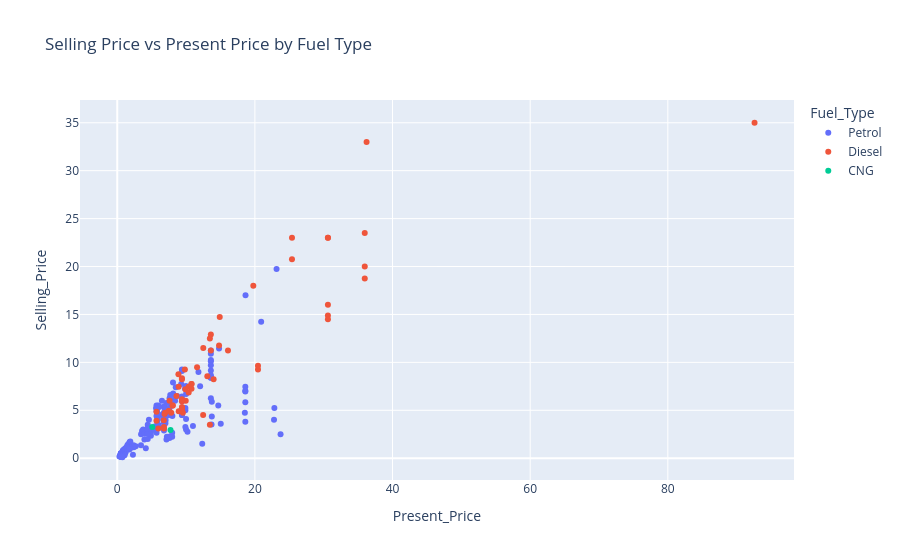

Notebook cell for this chart:
### Code cell
#Now we are going to use Plotly library to create interactive visualizations. For example, to create an interactive scatter plot of 'Present_Price' vs 'Selling_Price' colored by 'Fuel_Type':
import plotly.express as px
fig = px.scatter(df, x='Present_Price', y='Selling_Price', color='Fuel_Type', title='Selling Price vs Present Price by Fuel Type')
fig.show()

### Figure 1 — Plotly figure (JSON) as saved in the notebook; plotly's stock layout.template omitted (floating-point values rounded to 4 significant figures; data arrays with more than 128 entries replaced by an {"elided": "..."} marker saying what was removed)
{"data": [{"hovertemplate": "Fuel_Type=Petrol<br>Present_Price=%{x}<br>Selling_Price=%{y}<extra></extra>", "legendgroup": "Petrol", "marker": {"color": "#636efa", "symbol": "circle"}, "mode": "markers", "name": "Petrol", "orientation": "v", "showlegend": true, "type": "scatter", "x": {"elided": "239 float values"}, "xaxis": "x", "y": {"elided": "239 float values"}, "yaxis": "y"}, {"hovertemplate": "Fuel_Type=Diesel<br>Present_Price=%{x}<br>Selling_Price=%{y}<extra></extra>", "legendgroup": "Diesel", "marker": {"color": "#EF553B", "symbol": "circle"}, "mode": "markers", "name": "Diesel", "orientation": "v", "showlegend": true, "type": "scatter", "x": [9.54, 6.87, 9.83, 8.61, 8.89, 8.92, 10.38, 10.79, 10.79, 10.79, 10.38, 5.98, 7.49, 9.95, 8.06, 8.06, 30.61, 30.61, 19.77, 30.61, 35.96, 35.96, 35.96, 36.23, 6.95, 20.45, 6.76, 12.48, 8.93, 30.61, 14.89, 7.85, 25.39, 13.46, 13.46, 92.6, 16.09, 30.61, 25.39, 20.45, 6.79, 5.7, 14.79, 7.6, 9.4, 9.4, 6.79, 9.4, 5.7, 13.6, 9.4, 9.4, 9.4, 13.6, 9.9, 9.4, 14.0, 13.09, 11.6, 12.5], "xaxis": "x", "y": [4.75, 4.6, 9.25, 6.5, 8.75, 7.45, 6.85, 7.75, 7.25, 7.75, 7.45, 3.1, 4.95, 6.0, 5.5, 5.5, 14.9, 23.0, 18.0, 16.0, 19.99, 18.75, 23.5, 33.0, 4.75, 9.25, 3.95, 4.5, 4.9, 14.5, 14.73, 4.75, 23.0, 12.5, 3.49, 35.0, 11.25, 23.0, 20.75, 9.65, 3.25, 4.85, 11.75, 6.0, 8.25, 4.95, 3.1, 6.15, 3.9, 11.25, 5.35, 5.95, 5.2, 12.9, 7.2, 8.35, 8.25, 8.55, 9.5, 11.5], "yaxis": "y"}, {"hovertemplate": "Fuel_Type=CNG<br>Present_Price=%{x}<br>Selling_Price=%{y}<extra></extra>", "legendgroup": "CNG", "marker": {"color": "#00cc96", "symbol": "circle"}, "mode": "markers", "name": "CNG", "orientation": "v", "showlegend": true, "type": "scatter", "x": [5.09, 7.74], "xaxis": "x", "y": [3.25, 2.95], "yaxis": "y"}], "layout": {"legend": {"title": {"text": "Fuel_Type"}, "tracegroupgap": 0}, "title": {"text": "Selling Price vs Present Price by Fuel Type"}, "xaxis": {"anchor": "y", "domain": [0, 1], "title": {"text": "Present_Price"}}, "yaxis": {"anchor": "x", "domain": [0, 1], "title": {"text": "Selling_Price"}}}}
